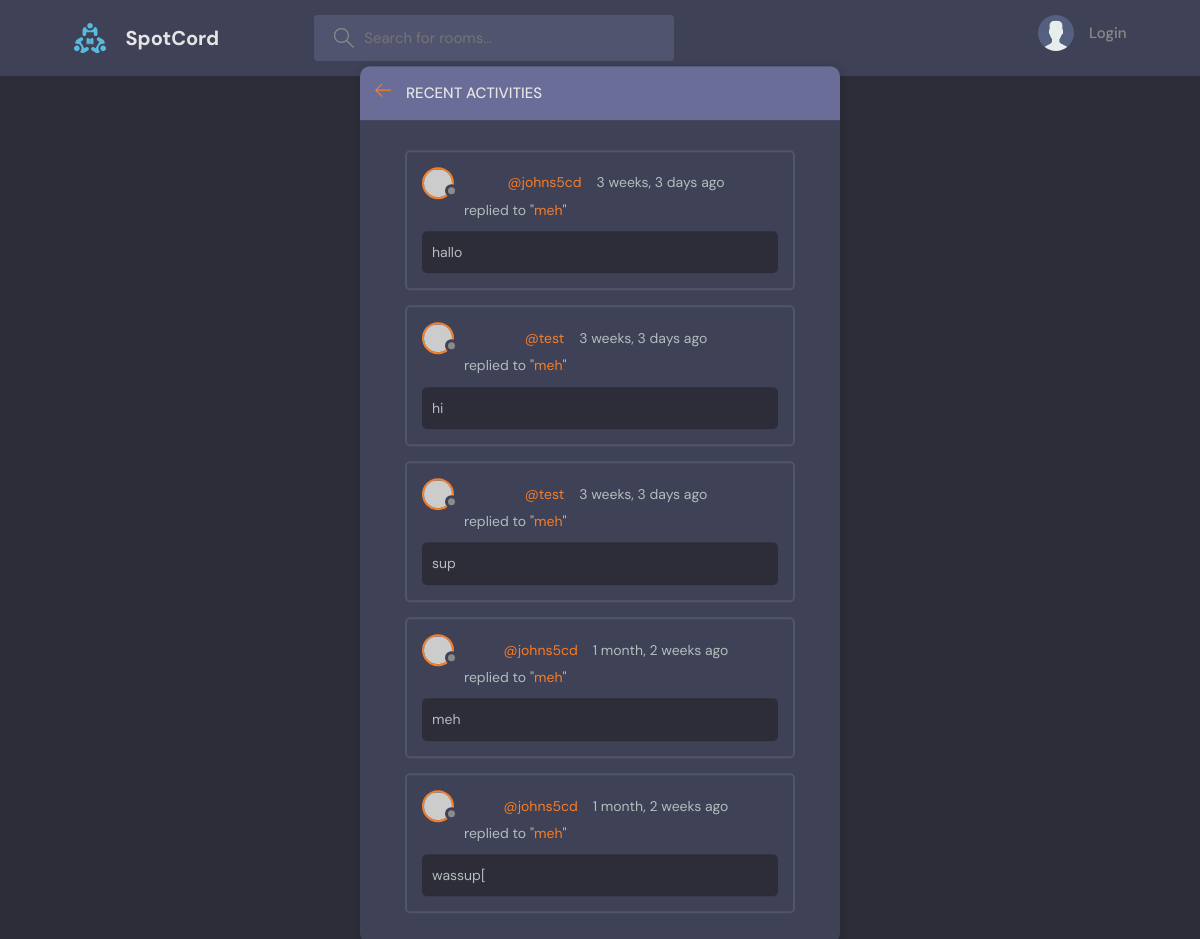
The page /activities/ on the database its author committed.
### core/models.py (models this page shows, shortened)
class Message(models.Model):
    user = models.ForeignKey(User, on_delete=models.CASCADE, related_name='messages')
    room = models.ForeignKey(Room, on_delete=models.CASCADE, related_name='messages')
    body = models.TextField()
    updated_at = models.DateTimeField(auto_now=True)
    created_at = models.DateTimeField(auto_now_add=True)

class Room(models.Model):
    host = models.ForeignKey(User, on_delete=models.SET_NULL, null=True, related_name='room')
    topic = models.ForeignKey(Topic, on_delete=models.SET_NULL, null=True, related_name='room')
    name = models.CharField(max_length=200)
    description = models.TextField(blank=True, null=True)
    participants = models.ManyToManyField(User, blank=True, related_name='participants')
    updated_at = models.DateTimeField(auto_now=True)
    created_at = models.DateTimeField(auto_now_add=True)
    def __str__(self):
        return self.name

### core/views.py (the view)
# urls.py: path('activities/', activities_page, name='activities'),
def activities_page(request):
    QS = request.GET.get('qs')
    query_string = QS if QS != None else ''
    room_messages = Message.objects.filter(
        Q(room__topic__name__icontains=query_string)).order_by('-created_at')
    context = {'room_messages': room_messages}
    return render(request, 'core/mobile_activity.html', context)

### core/templates/core/mobile_activity.html (shortened to what this page needs)
{% extends "index.html" %} {% block content %}
<main class="layout">
  <div class="container">
    <div class="layout__box">
      <div class="layout__boxHeader">
        <div class="layout__boxTitle">
          <a href="{{ request.META.HTTP_REFERER }}">
            <svg
              version="1.1"
              xmlns="http://www.w3.org/2000/svg"
              width="32"
              height="32"
              viewBox="0 0 32 32"
            >
              <title>arrow-left</title>
              <path
                d="M13.723 2.286l-13.723 13.714 13.719 13.714 1.616-1.611-10.96-10.96h27.625v-2.286h-27.625l10.965-10.965-1.616-1.607z"
              ></path>
            </svg>
          </a>
          <h3>Recent Activities</h3>
        </div>
      </div>
      <div class="activities-page layout__body">
        {% for message in room_messages %}
        <div class="activities__box">
          <div class="activities__boxHeader roomListRoom__header">
            <a href="profile.html" class="roomListRoom__author">
              <div class="avatar avatar--small">
                <img src="https://randomuser.me/api/portraits/women/11.jpg" />
              </div>
              <p><a href="{% url "user-profile" message.user.id %}">@{{message.user}}</a>&nbsp;&nbsp;&nbsp;&nbsp;{{message.created_at|timesince}} ago</p>
            </a>
          </div>
          <div class="activities__boxContent">
              <small>replied to "<a href="{% url "room" message.room.id %}">{{message.room}}</a>"</small>
            <div class="activities__boxRoomContent">
              <p>{{message.body}}</p>
            </div>
          </div>
        </div>
        {% endfor %}
      </div>
    </div>
  </div>
</main>
{% endblock content %}

### static/styles/style.css (style rules this page uses)
:root { --color-main: #f57e29; --color-main-light: #f0b259; --color-dark: #3f4156; --color-dark-medium: #51546e; --color-dark-light: #696d97; --color-light: #e5e5e5; --color-gray: #8b8b8b; --color-light-gray: #b2bdbd; --color-bg: #2d2d39; --color-success: #5dd693; --color-error: #fc4b0b; }
* { font-family: "DM Sans", -apple-system, BlinkMacSystemFont, "Segoe UI", Roboto, Oxygen, Ubuntu, Cantarell, "Open Sans", "Helvetica Neue", sans-serif; margin: 0; padding: 0; box-sizing: border-box; text-rendering: optimizeLegibility; font-size: inherit; }
html { font-size: 56.25%; }
@media only screen and (min-width: 1200px) { html { font-size: 62.5%; } }
body { line-height: 1.6; font-weight: 400; font-size: 1.5rem; color: var(--color-light-gray); background-color: var(--color-bg); min-height: 100vh; }
img { width: 100%; }
a { display: inline-block; color: var(--color-main); text-decoration: none; }
.container { max-width: 120rem; width: 90%; margin: auto; }
.avatar { position: relative; display: inline-block; border-radius: 50%; border: 2px solid var(--color-main); }
.avatar img { display: block; border-radius: 50%; object-fit: cover; object-position: center; }
.avatar::after { content: ""; display: block; position: absolute; background-color: var(--color-gray); z-index: 111; border-radius: 50%; border: 0.3rem solid var(--color-dark); }
.avatar.avatar--small img { width: 2.8rem; height: 2.8rem; }
.avatar.avatar--small:after { width: 0.7rem; height: 0.7rem; bottom: 0px; right: -6px; }
.layout { margin-top: 2.4rem; }
.layout > .container { display: flex; justify-content: space-between; align-items: flex-start; }
.layout__box { width: 90%; max-width: 48rem; min-height: 40rem; position: absolute; top: 50%; left: 50%; transform: translate(-50%, -46%); background-color: var(--color-dark); border-radius: 1rem; box-shadow: 1px 1px 6px 3px rgba(0, 0, 0, 0.1); overflow: hidden; }
.layout__boxHeader { display: flex; padding: 1.5rem; background-color: var(--color-dark-light); }
.layout__boxTitle { display: flex; gap: 1.5rem; align-items: center; }
.layout__boxTitle h3 { text-transform: uppercase; font-weight: 500; color: var(--color-light); }
.layout__boxTitle svg { width: 1.6rem; height: 1.6rem; fill: var(--color-main); }
.layout__body { margin: 3rem; }
.roomListRoom__header { display: flex; justify-content: space-between; align-items: center; }
.roomListRoom__author { font-weight: 500; display: flex; align-items: center; gap: 1rem; }
.activities__box { margin: 1.5rem; padding: 1.5rem; border: 2px solid var(--color-dark-medium); border-radius: 5px; }
.activities__boxHeader p { font-size: 1.4rem; line-height: 1.3; }
.activities__boxContent { margin-left: 4.2rem; }
.activities__boxContent { font-size: 1.4rem; }
.activities__boxRoomContent { background: var(--color-bg); padding: 1rem; border-radius: 5px; margin-top: 1rem; margin-left: -4.2rem; }

### rows shown on the page
Message: user "johns5cd", created_at "3 weeks, 3 days", room "meh", body "hallo"
Message: user "test", created_at "3 weeks, 3 days", room "meh", body "hi"
Message: user "test", created_at "3 weeks, 3 days", room "meh", body "sup"
Message: user "johns5cd", created_at "1 month, 2 weeks", room "meh", body "meh"
Message: user "johns5cd", created_at "1 month, 2 weeks", room "meh", body "wassup["
